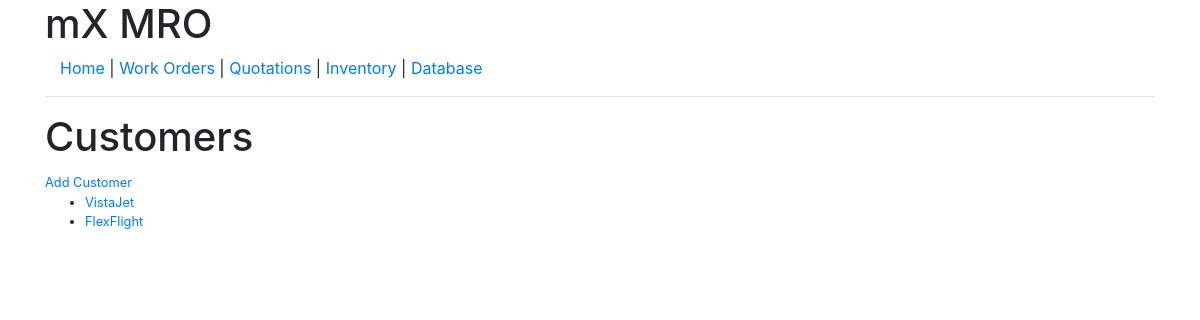
The page /database/customer/ on the database as committed earlier.
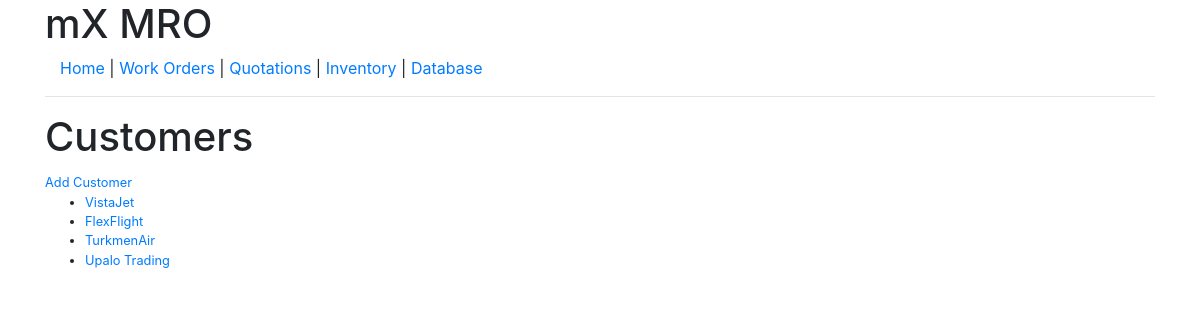
The same page on the database as committed later.
### database/models.py (models this page shows, shortened)
class Customer(models.Model):
	name 				 = models.CharField(max_length = 200, blank = False, null = False)
	contact_person 		 = models.CharField(max_length = 100, blank = True, null = True)
	email 				 = models.EmailField(max_length=254, blank = True, null = True)
	notes 				 = models.TextField(blank = True, null = True)
	billing_address 	 = models.TextField(blank = True, null = True)
	shipping_address 	 = models.TextField(blank = True, null = True)
	timestamp			 = models.DateTimeField(auto_now_add=True)
	updated				 = models.DateTimeField(auto_now=True)
	hourly_rate_discount = models.DecimalField(max_digits=5, decimal_places=2, default = 0,blank = True, null = True)
	fixed_price_discount = models.DecimalField(max_digits=5, decimal_places=2, default = 0,blank = True, null = True)
	def get_absolute_url(self):
		return reverse("database:customer-detail", kwargs={'pk':self.pk})

### database/views.py (the view)
class DatabaseCustomerView(ListView):
	def get_queryset(self):
		return Customer.objects.all()

### database/templates/database/customer_list.html (shortened to what this page needs)
{% extends "base.html" %}
{% block content %}
<h1>Customers<small> </h1>
<a href="{%url "database:customer-add" %}">Add Customer</a> <br />
<ul>
	{% for customer in object_list %}
	<li> <a href="{{customer.get_absolute_url}}">{{customer.name}} </a> </li>
	{% endfor %}
</ul>
{% endblock %}

Rows that differ between the two databases and show on the page:
added Customer: name "TurkmenAir"
added Customer: name "Upalo Trading"
